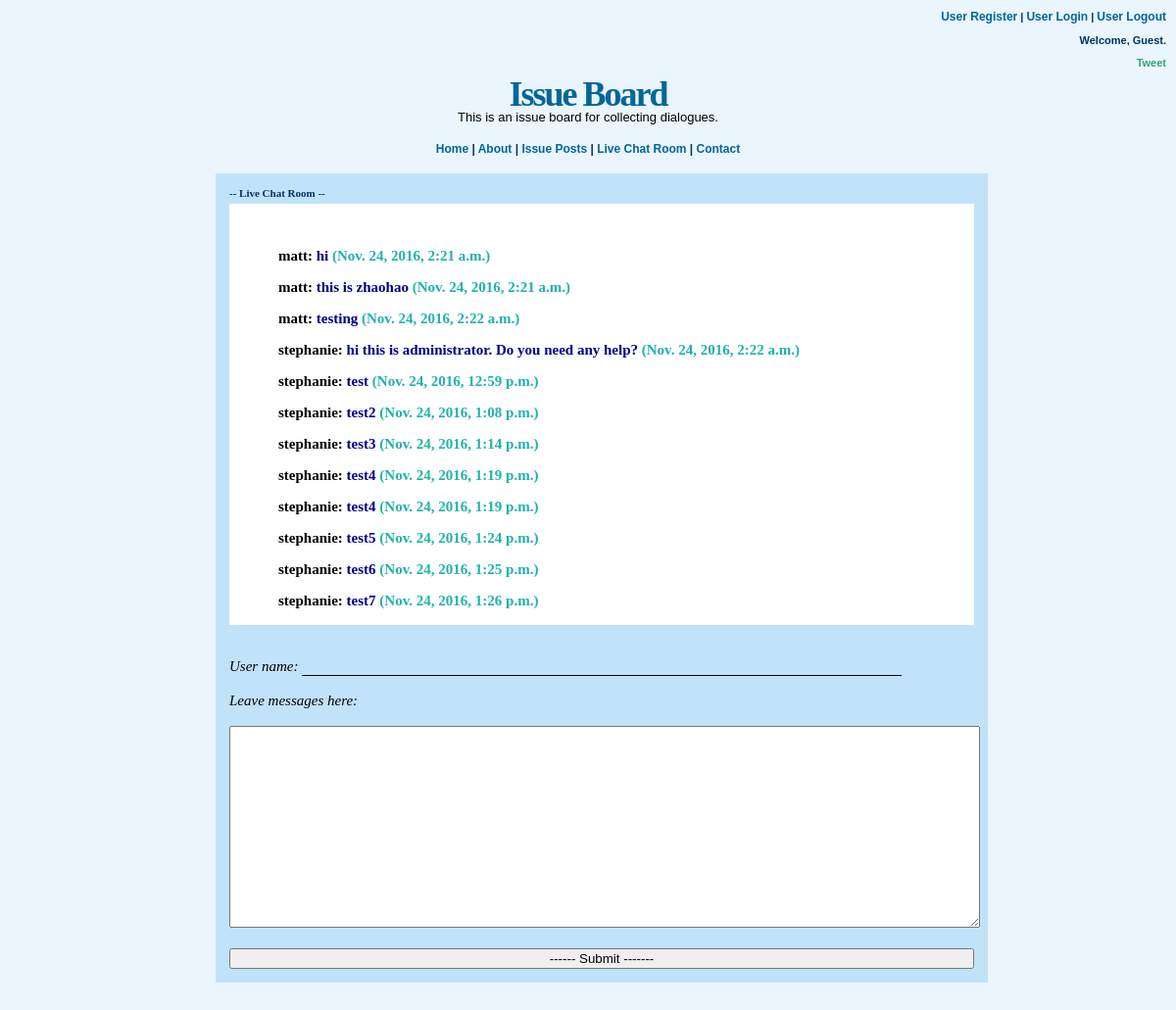
Screenshot of /livechat/matt/ with the database file from the repository.
### livechat/models.py (models this page shows, shortened)
class ChatBoard(models.Model):
    room = models.CharField(max_length=100, default='anonymous')
    name = models.CharField(max_length=100, default='anonymous')
    message = models.TextField(blank=True)
    create_at = models.DateTimeField(auto_created=True, auto_now_add=True)

### livechat/views.py (the view)
# urls.py: url(r'^livechat/(?P<roomname>[\w-]+)/$', livechat, name='livechat'),
def livechat(request, roomname):
    form = MessageForm(request.POST or None)
    message_list = ChatBoard.objects.all().order_by('pk')
    if request.user.is_authenticated():
        room_id = roomname + ' chatroom'
        message_list = message_list.filter(
            Q(room__icontains=room_id)).distinct()
    return render(request, 'livechat.html', {'message_list': message_list, 'form': form, 'roomname':roomname,
                                             'username': request.user.username,})

### livechat/views.py (shortened to what this page needs)
class MessageForm(forms.Form):
    message = forms.CharField(max_length=200)

### templates/livechat.html (shortened to what this page needs)
{% extends 'home.html' %}
{% block content %}
    <h3>
    -- Live Chat Room -- <br>  </h3>
    <div name="message" style="background-color:white;color:black;padding-left:50px; padding-top: 30px;height: 300pt; overflow: scroll;">
    {% for message in message_list %}
    <b style="color:darkblue">
        <p><b style="color:black">{{ message.name  }}:</b>
            <b style="color:darkblue"> {{ message.message }}</b>
            <b style="color:lightseagreen">({{ message.create_at }})</b>
        </p>
    </b>
    {% endfor %}
</div>
<br><br>
<div class = "center">
<form action="/api/chat_submit/{{ roomname }}/" method="post">
    <em>User name: </em>
        <input type="text" name="name" value="{{ user.get_username }}"><br><br>
        <em>Leave messages here: </em><br><br>
        <textarea name ="message" id="message" style="width: 100%;height:200px;" ></textarea><br><br>
        <input type=submit value="------ Submit -------" style="width: 100%;">
</form>
</div>
{% endblock content %}

### rows the page displays
ChatBoard: name "matt", message "hi", create_at "Nov. 24, 2016, 2:21 a.m."
ChatBoard: name "matt", message "this is zhaohao", create_at "Nov. 24, 2016, 2:21 a.m."
ChatBoard: name "matt", message "testing", create_at "Nov. 24, 2016, 2:22 a.m."
ChatBoard: name "stephanie", message "hi this is administrator. Do you need any help?", create_at "Nov. 24, 2016, 2:22 a.m."
ChatBoard: name "stephanie", message "test", create_at "Nov. 24, 2016, 12:59 p.m."
ChatBoard: name "stephanie", message "test2", create_at "Nov. 24, 2016, 1:08 p.m."
ChatBoard: name "stephanie", message "test3", create_at "Nov. 24, 2016, 1:14 p.m."
ChatBoard: name "stephanie", message "test4", create_at "Nov. 24, 2016, 1:19 p.m."
ChatBoard: name "stephanie", message "test4", create_at "Nov. 24, 2016, 1:19 p.m."
ChatBoard: name "stephanie", message "test5", create_at "Nov. 24, 2016, 1:24 p.m."
ChatBoard: name "stephanie", message "test6", create_at "Nov. 24, 2016, 1:25 p.m."
ChatBoard: name "stephanie", message "test7", create_at "Nov. 24, 2016, 1:26 p.m."
